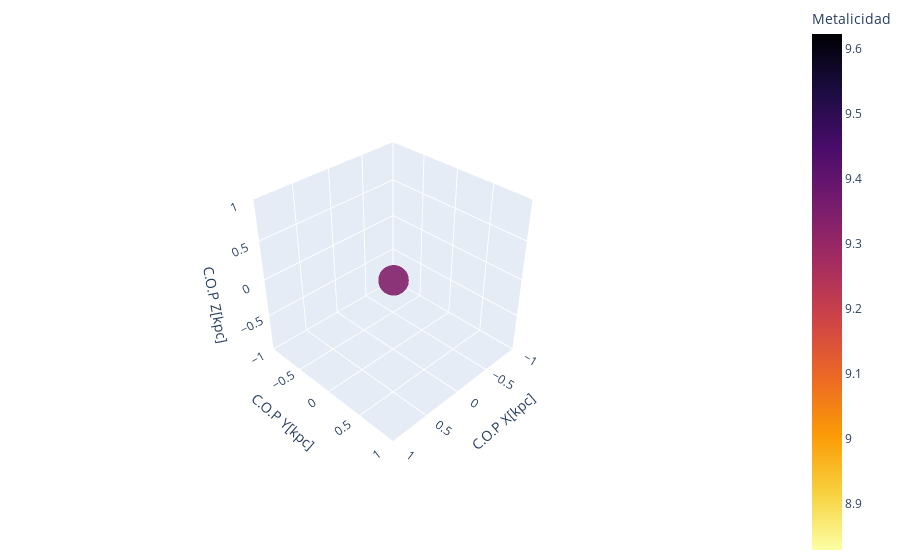

Here is the notebook cell this chart was saved with:
### Code cell
xvar= table['CentreOfPotential_x'][mask_Max]-x_max
yvar= table['CentreOfPotential_y'][mask_Max]-y_max
zvar= table['CentreOfPotential_z'][mask_Max]-z_max

xvar_H= table['CentreOfPotential_x'][mask_null_H]-x_max
yvar_H= table['CentreOfPotential_y'][mask_null_H]-y_max
zvar_H= table['CentreOfPotential_z'][mask_null_H]-z_max

cmin = min(metal_var)
cmax = max(metal_var)


fig = go.Figure(data=[go.Scatter3d(
    x=xvar,
    y=yvar,
    z=zvar,
    mode='markers',
    marker=dict(
        sizemin=sizemin,
        size=size,
        cauto=False,
        cmin=cmin,
        cmax=cmax,
        showscale=True,
        color=metal_var,        # set color to an array/list of desired values
        colorscale='inferno',   # choose a colorscale
        opacity=0.9,
        reversescale=True,
        colorbar=dict(title='Metalicidad')
    )
    ),go.Scatter3d(
        x=xvar_H,
        y=yvar_H,
        z=zvar_H,
        mode='markers',
        marker=dict(
        sizemin=sizemin,
        size=size_H,
        color='mediumslateblue',   # choose a colorscale
        opacity=0.9
    )
)])

# tight layout
fig.update_layout(scene = dict(
                    xaxis_title='C.O.P X[Mpc]',
                    yaxis_title='C.O.P Y[Mpc]',
                    zaxis_title='C.O.P Z[Mpc]'),
                    width=700,
                  margin =dict(l=0, r=0, b=0, t=0))

fig.show()

### Figure 1 — Plotly figure (JSON) as saved in the notebook; plotly's stock layout.template omitted (floating-point values rounded to 4 significant figures)
{"data": [{"marker": {"cauto": false, "cmax": 9.623, "cmin": 8.828, "color": [9.34, 9.123, 9.522, 9.496, 9.623, 9.438, 9.614, 9.399, 9.486, 9.073, 9.379, 9.146, 9.501, 9.187, 9.109, 8.98, 9.561, 9.518, 8.887, 9.095, 9.597, 9.048, 9.148, 9.448, 8.993, 8.939, 9.496, 9.004, 9.164, 9.49, 9.038, 9.452, 9.501, 9.256, 8.968, 9.206, 9.078, 9.241, 8.978, 9.436, 9.582, 9.152, 9.113, 9.486, 9.529, 9.605, 8.931, 9.324, 9.53, 9.571, 9.571, 9.478, 9.191, 9.491, 9.164, 9.56, 9.22, 9.108, 9.509, 8.828, 9.296, 9.202, 9.42], "colorbar": {"title": {"text": "Metalicidad"}}, "colorscale": [[0, "#000004"], [0.1111, "#1b0c41"], [0.2222, "#4a0c6b"], [0.3333, "#781c6d"], [0.4444, "#a52c60"], [0.5556, "#cf4446"], [0.6667, "#ed6925"], [0.7778, "#fb9b06"], [0.8889, "#f7d13d"], [1, "#fcffa4"]], "opacity": 0.9, "reversescale": true, "showscale": true, "size": [21.53], "sizemin": 21.53}, "mode": "markers", "type": "scatter3d", "x": [0], "y": [0], "z": [0]}, {"marker": {"color": "mediumslateblue", "opacity": 0.9, "size": [], "sizemin": 21.53}, "mode": "markers", "type": "scatter3d", "x": [], "y": [], "z": []}], "layout": {"autosize": true, "margin": {"b": 0, "l": 0, "r": 0, "t": 0}, "scene": {"aspectmode": "auto", "aspectratio": {"x": 1, "y": 1, "z": 1}, "camera": {"center": {"x": 0, "y": 0, "z": 0}, "eye": {"x": 2.137, "y": 2.137, "z": 2.137}, "projection": {"type": "perspective"}, "up": {"x": 0, "y": 0, "z": 1}}, "xaxis": {"title": {"text": "C.O.P X[kpc]"}, "type": "linear"}, "yaxis": {"title": {"text": "C.O.P Y[kpc]"}, "type": "linear"}, "zaxis": {"title": {"text": "C.O.P Z[kpc]"}, "type": "linear"}}}}
